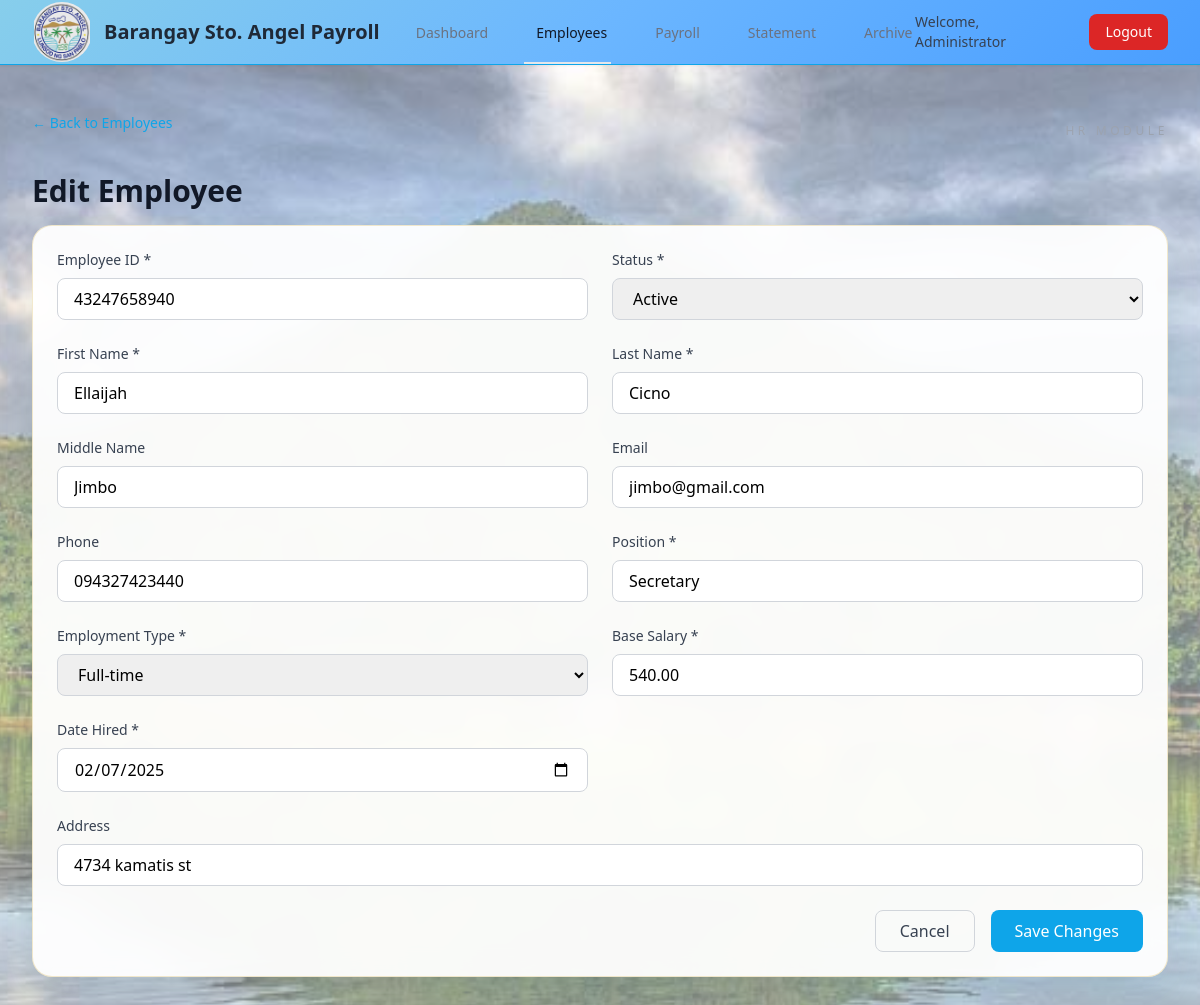
The page /kamote/admin/employees.php?action=edit&id=emp_692d11497f9097.89657009 (signed in) on the database its author committed.
### tables this page shows
CREATE TABLE `employees` (
  `id` varchar(255) NOT NULL,
  `employee_id` varchar(100) NOT NULL,
  `first_name` varchar(255) NOT NULL,
  `last_name` varchar(255) NOT NULL,
  `middle_name` varchar(255) DEFAULT NULL,
  `email` varchar(255) DEFAULT NULL,
  `phone` varchar(50) DEFAULT NULL,
  `address` text DEFAULT NULL,
  `position` varchar(255) NOT NULL,
  `department` varchar(255) NOT NULL,
  `employment_type` varchar(50) NOT NULL,
  `base_salary` decimal(10,2) NOT NULL,
  `date_hired` date NOT NULL,
  `status` varchar(50) DEFAULT 'Active',
  `created_at` timestamp NOT NULL DEFAULT current_timestamp(),
  `updated_at` timestamp NOT NULL DEFAULT current_timestamp() ON UPDATE current_timestamp()
);

### Kamote/includes/functions.php (called while the page is built, shortened)
<?php
function base_url($path = '') {
    $base = rtrim(BASE_URL, '/');
    return $base . '/' . ltrim($path, '/');
}
?>

### Kamote/includes/auth.php (called while the page is built, shortened)
<?php
function getCurrentAdmin() {
    $pdo = getDB();
    $stmt = $pdo->prepare("SELECT id, username, name, email FROM admins WHERE id = ?");
    $stmt->execute([$_SESSION['admin_id']]);
    return $stmt->fetch();
}
?>

### Kamote/admin/employee-form.php (the view, shortened to what this page needs)
<?php
$pdo = getDB();
$action = $_GET['action'] ?? 'new';
$id = $_GET['id'] ?? null;
$employee = null;
if ($id) {
    $stmt = $pdo->prepare("SELECT * FROM employees WHERE id = ?");
    $stmt->execute([$id]);
    $employee = $stmt->fetch();
}
if ($employee) {
    $formData = $employee;
}
?>
<!DOCTYPE html>
<html lang="en">
<head>
    <link rel="stylesheet" href="../assets/css/admin.css">
    <script src="https://cdn.tailwindcss.com"></script>
</head>
<body class="min-h-screen page-gradient">
    <?php include __DIR__ . '/includes/header.php'; ?>
    <main class="max-w-7xl mx-auto py-6 sm:px-6 lg:px-8">
        <div class="px-4 py-6 sm:px-0">
            <div class="mb-6 flex items-center justify-between">
                <a href="<?php echo base_url('admin/employees.php'); ?>" class="text-sky-500 hover:text-sky-700 text-sm font-medium mb-4 inline-flex items-center gap-2">
                    ← Back to Employees
                </a>
                <span class="text-xs uppercase tracking-[0.3em] text-gray-400">HR MODULE</span>
            </div>
            <h1 class="text-3xl font-bold text-gray-900 mb-4"><?php echo $action === 'edit' ? 'Edit' : 'Add New'; ?> Employee</h1>
            <div class="glass-card tilt-hover p-6">
                <form method="POST" class="space-y-6">
                    <div class="grid grid-cols-1 gap-6 sm:grid-cols-2">
                        <div>
                            <label class="block text-sm font-medium text-gray-700 mb-2">Employee ID *</label>
                            <input type="text" name="employee_id" value="<?php echo htmlspecialchars($formData['employee_id']); ?>" required
                                class="w-full px-4 py-2 border border-gray-300 rounded-lg focus:ring-2 focus:ring-primary-500 focus:border-transparent" />
                        </div>
                        <div>
                            <label class="block text-sm font-medium text-gray-700 mb-2">Status *</label>
                            <select name="status" required class="w-full px-4 py-2 border border-gray-300 rounded-lg focus:ring-2 focus:ring-primary-500 focus:border-transparent">
                                <option value="Active" <?php echo $formData['status'] === 'Active' ? 'selected' : ''; ?>>Active</option>
                            </select>
                        </div>
                        <div>
                            <label class="block text-sm font-medium text-gray-700 mb-2">First Name *</label>
                            <input type="text" name="first_name" value="<?php echo htmlspecialchars($formData['first_name']); ?>" required
                                class="w-full px-4 py-2 border border-gray-300 rounded-lg focus:ring-2 focus:ring-primary-500 focus:border-transparent" />
                        </div>
                        <div>
                            <label class="block text-sm font-medium text-gray-700 mb-2">Last Name *</label>
                            <input type="text" name="last_name" value="<?php echo htmlspecialchars($formData['last_name']); ?>" required
                                class="w-full px-4 py-2 border border-gray-300 rounded-lg focus:ring-2 focus:ring-primary-500 focus:border-transparent" />
                        </div>
                        <div>
                            <label class="block text-sm font-medium text-gray-700 mb-2">Middle Name</label>
                            <input type="text" name="middle_name" value="<?php echo htmlspecialchars($formData['middle_name']); ?>"
                                class="w-full px-4 py-2 border border-gray-300 rounded-lg focus:ring-2 focus:ring-primary-500 focus:border-transparent" />
                        </div>
                        <div>
                            <label class="block text-sm font-medium text-gray-700 mb-2">Email</label>
                            <input type="email" name="email" value="<?php echo htmlspecialchars($formData['email']); ?>"
                                class="w-full px-4 py-2 border border-gray-300 rounded-lg focus:ring-2 focus:ring-primary-500 focus:border-transparent" />
                        </div>
                        <div>
                            <label class="block text-sm font-medium text-gray-700 mb-2">Phone</label>
                            <input type="tel" name="phone" value="<?php echo htmlspecialchars($formData['phone']); ?>"
                                class="w-full px-4 py-2 border border-gray-300 rounded-lg focus:ring-2 focus:ring-primary-500 focus:border-transparent" />
                        </div>
                        <div>
                            <label class="block text-sm font-medium text-gray-700 mb-2">Position *</label>
                            <input type="text" name="position" value="<?php echo htmlspecialchars($formData['position']); ?>" required
                                class="w-full px-4 py-2 border border-gray-300 rounded-lg focus:ring-2 focus:ring-primary-500 focus:border-transparent" />
                        </div>
                        <div>
                            <label class="block text-sm font-medium text-gray-700 mb-2">Employment Type *</label>
                            <select name="employment_type" required class="w-full px-4 py-2 border border-gray-300 rounded-lg focus:ring-2 focus:ring-primary-500 focus:border-transparent">
                                <option value="Full-time" <?php echo $formData['employment_type'] === 'Full-time' ? 'selected' : ''; ?>>Full-time</option>
                            </select>
                        </div>
                        <div>
                            <label class="block text-sm font-medium text-gray-700 mb-2">Base Salary *</label>
                            <input type="number" name="base_salary" value="<?php echo htmlspecialchars($formData['base_salary']); ?>" required min="0" step="0.01"
                                class="w-full px-4 py-2 border border-gray-300 rounded-lg focus:ring-2 focus:ring-primary-500 focus:border-transparent" />
                        </div>
                        <div>
                            <label class="block text-sm font-medium text-gray-700 mb-2">Date Hired *</label>
                            <input type="date" name="date_hired" value="<?php echo htmlspecialchars($formData['date_hired']); ?>" required
                                class="w-full px-4 py-2 border border-gray-300 rounded-lg focus:ring-2 focus:ring-primary-500 focus:border-transparent" />
                        </div>
                    </div>
                    <div>
                        <label class="block text-sm font-medium text-gray-700 mb-2">Address</label>
                        <input type="text" name="address" value="<?php echo htmlspecialchars($formData['address']); ?>"
                            class="w-full px-4 py-2 border border-gray-300 rounded-lg focus:ring-2 focus:ring-primary-500 focus:border-transparent" />
                    </div>
                    <div class="flex justify-end space-x-4">
                        <a href="<?php echo base_url('admin/employees.php'); ?>" class="px-6 py-2 border border-gray-300 rounded-lg text-gray-700 hover:bg-gray-50 transition">
                            Cancel
                        </a>
                        <button type="submit" class="px-6 py-2 bg-sky-500 hover:bg-sky-600 text-white rounded-lg transition">
                            <?php echo $action === 'edit' ? 'Save Changes' : 'Create Employee'; ?>
                        </button>
                    </div>
                </form>
            </div>
        </div>
    </main>
</body>
</html>

### Kamote/admin/includes/header.php
<?php
$current_page = basename($_SERVER['PHP_SELF']);
$admin = getCurrentAdmin();
?>
<nav class="backdrop-blur shadow-sm border-b border-sky-500" style="background: linear-gradient(135deg, #87CEEB 0%, #6BB6FF 50%, #4A9EFF 100%);">
    <div class="max-w-7xl mx-auto px-4 sm:px-6 lg:px-8">
        <div class="flex justify-between h-16">
            <div class="flex">
                <div class="flex-shrink-0 flex items-center">
                    <img src="<?php echo base_url('img/logo.jpeg.jpg'); ?>" alt="Barangay Seal" class="h-10 w-10 mr-3" style="height: 60px; width: 60px; object-fit: contain; border-radius: 50%;">
                    <h1 class="text-xl font-bold text-gray-800">
                        Barangay Sto. Angel Payroll
                    </h1>
                </div>
                <div class="hidden sm:ml-6 sm:flex sm:space-x-8">
                    <a href="<?php echo base_url('admin/dashboard.php'); ?>" class="<?php echo $current_page === 'dashboard.php' ? 'border-primary-500 text-gray-900' : 'border-transparent text-gray-500 hover:border-gray-300 hover:text-gray-700'; ?> inline-flex items-center px-1 pt-1 border-b-2 text-sm font-medium">
                        <span class="mr-2"> </span> Dashboard
                    </a>
                    <a href="<?php echo base_url('admin/employees.php'); ?>" class="<?php echo $current_page === 'employees.php' ? 'border-primary-500 text-gray-900' : 'border-transparent text-gray-500 hover:border-gray-300 hover:text-gray-700'; ?> inline-flex items-center px-1 pt-1 border-b-2 text-sm font-medium">
                        <span class="mr-2"> </span> Employees
                    </a>
                    <a href="<?php echo base_url('admin/payroll.php'); ?>" class="<?php echo $current_page === 'payroll.php' ? 'border-primary-500 text-gray-900' : 'border-transparent text-gray-500 hover:border-gray-300 hover:text-gray-700'; ?> inline-flex items-center px-1 pt-1 border-b-2 text-sm font-medium">
                        <span class="mr-2"> </span> Payroll
                    </a>
                    <a href="<?php echo base_url('admin/statement-of-account.php'); ?>" class="<?php echo $current_page === 'statement-of-account.php' || $current_page === 'statement-print.php' ? 'border-primary-500 text-gray-900' : 'border-transparent text-gray-500 hover:border-gray-300 hover:text-gray-700'; ?> inline-flex items-center px-1 pt-1 border-b-2 text-sm font-medium">
                        <span class="mr-2"> </span> Statement
                    </a>
                    <a href="<?php echo base_url('admin/payroll-archive.php'); ?>" class="<?php echo $current_page === 'payroll-archive.php' ? 'border-primary-500 text-gray-900' : 'border-transparent text-gray-500 hover:border-gray-300 hover:text-gray-700'; ?> inline-flex items-center px-1 pt-1 border-b-2 text-sm font-medium">
                        <span class="mr-2"> </span> Archive
                    </a>
                </div>
            </div>
            <div class="flex items-center">
                <span class="text-sm text-gray-700 mr-4">
                    Welcome, <?php echo htmlspecialchars($admin['name'] ?? $admin['username']); ?>
                </span>
                <a href="<?php echo base_url('logout.php'); ?>" class="bg-red-600 hover:bg-red-700 text-white px-4 py-2 rounded-lg text-sm font-medium transition">
                    Logout
                </a>
            </div>
        </div>
    </div>
</nav>

### Kamote/assets/css/admin.css (style rules this page uses)
:root { --admin-bg: #ffffff; --admin-card: rgba(255, 255, 255, 0.94); --admin-border: rgba(224, 201, 130, 0.4); --admin-shadow: 0 12px 40px rgba(12, 77, 82, 0.12); --accent-teal: #1fb9aa; --accent-yellow: #ffd36b; }
.page-gradient { background: var(--admin-bg); min-height: 100vh; position: relative; }
.page-gradient::before { content: ""; position: fixed; top: 0; left: 0; width: 100%; height: 100%; background-image: url('../img/lakes.jpg'); background-size: cover; background-position: center; background-repeat: no-repeat; background-attachment: fixed; opacity: 0.5; z-index: 0; pointer-events: none; }
.page-gradient > * { position: relative; z-index: 1; }
.glass-card { background: var(--admin-card); border: 1px solid var(--admin-border); border-radius: 1.25rem; box-shadow: var(--admin-shadow); backdrop-filter: blur(12px); }
.tilt-hover { transition: transform 0.25s ease, box-shadow 0.25s ease; }

### rows shown on the page
employees: employee_id "43247658940", status "Active", first_name "Ellaijah", last_name "Cicno", middle_name "Jimbo", email "jimbo@gmail.com", phone "094327423440", position "Secretary", employment_type "Full-time", base_salary "540.00", date_hired "02/07/2025", address "4734 kamatis st"

### other values the page prints
$admin['name'] "Administrator"
